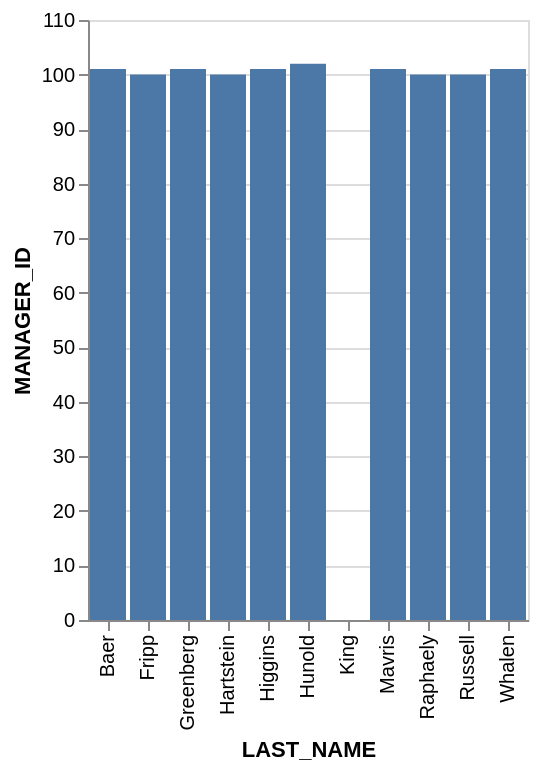

Source (Vega-Lite JSON):
### Vega-Lite specification from a JSON file in a GitHub repository (floating-point values rounded to 4 significant figures)
{"data": {"values": [{"x_data": "King", "y_data": 0}, {"x_data": "Hunold", "y_data": 102}, {"x_data": "Greenberg", "y_data": 101}, {"x_data": "Raphaely", "y_data": 100}, {"x_data": "Fripp", "y_data": 100}, {"x_data": "Russell", "y_data": 100}, {"x_data": "Whalen", "y_data": 101}, {"x_data": "Hartstein", "y_data": 100}, {"x_data": "Mavris", "y_data": 101}, {"x_data": "Baer", "y_data": 101}, {"x_data": "Higgins", "y_data": 101}]}, "mark": "bar", "encoding": {"x": {"field": "x_data", "type": "nominal", "title": "LAST_NAME", "sort": "ascending"}, "y": {"field": "y_data", "type": "quantitative", "title": "MANAGER_ID"}}}
